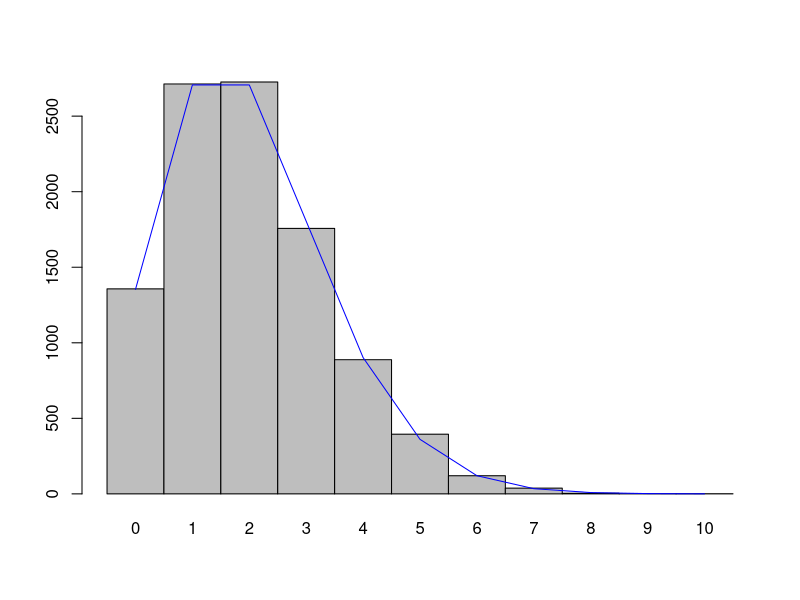

R code for this plot:
require(systemfit)

################################################################
## Basic simulation, 0.05(0.01)
################################################################
setwd("~/Bristol/Simulations/children")

dat<-read.table("output.txt",header = TRUE)
par<-read.table("parent.txt",header = TRUE)

dat$children<-sapply(dat$index,function(x) sum(par$parent1==x | par$parent2==x))
dat$childrenOE<-dat$children/2

barplot(table(dat$children),space = 0)
lines(0:10+0.5,dpois(0:10,2)*10000,col="blue")

sf<-systemfit(fit~pheno,inst = ~geno,method = "2SLS",data=dat)
summary(sf)

sf_children<-systemfit(childrenOE~pheno,inst = ~geno,method = "2SLS",data=dat)
summary(sf_children)
